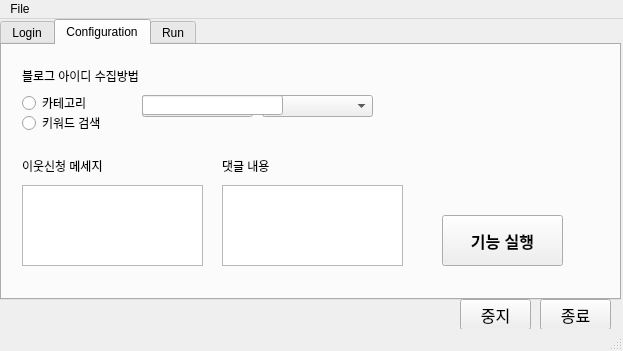
<?xml version="1.0" encoding="UTF-8"?>
<ui version="4.0">
 <class>MainWindow</class>
 <widget class="QMainWindow" name="MainWindow">
  <property name="geometry">
   <rect>
    <x>0</x>
    <y>0</y>
    <width>623</width>
    <height>351</height>
   </rect>
  </property>
  <property name="windowTitle">
   <string>Blog Manager</string>
  </property>
  <widget class="QWidget" name="centralwidget">
   <widget class="QTabWidget" name="tab_main">
    <property name="geometry">
     <rect>
      <x>0</x>
      <y>0</y>
      <width>621</width>
      <height>281</height>
     </rect>
    </property>
    <property name="currentIndex">
     <number>1</number>
    </property>
    <widget class="QWidget" name="tab_login">
     <attribute name="title">
      <string>Login</string>
     </attribute>
     <widget class="QLineEdit" name="lineEdit_username">
      <property name="geometry">
       <rect>
        <x>90</x>
        <y>120</y>
        <width>181</width>
        <height>31</height>
       </rect>
      </property>
      <property name="font">
       <font>
        <family>Arial</family>
        <pointsize>12</pointsize>
       </font>
      </property>
      <property name="cursor">
       <cursorShape>IBeamCursor</cursorShape>
      </property>
      <property name="inputMask">
       <string/>
      </property>
      <property name="text">
       <string/>
      </property>
      <property name="maxLength">
       <number>30</number>
      </property>
      <property name="placeholderText">
       <string/>
      </property>
      <property name="clearButtonEnabled">
       <bool>false</bool>
      </property>
     </widget>
     <widget class="QLineEdit" name="lineEdit_password">
      <property name="geometry">
       <rect>
        <x>90</x>
        <y>160</y>
        <width>181</width>
        <height>31</height>
       </rect>
      </property>
      <property name="font">
       <font>
        <family>Arial Black</family>
        <pointsize>12</pointsize>
       </font>
      </property>
      <property name="cursor">
       <cursorShape>IBeamCursor</cursorShape>
      </property>
      <property name="inputMask">
       <string/>
      </property>
      <property name="text">
       <string/>
      </property>
      <property name="maxLength">
       <number>30</number>
      </property>
      <property name="echoMode">
       <enum>QLineEdit::Password</enum>
      </property>
      <property name="placeholderText">
       <string/>
      </property>
      <property name="clearButtonEnabled">
       <bool>false</bool>
      </property>
     </widget>
     <widget class="QLabel" name="label_1">
      <property name="geometry">
       <rect>
        <x>50</x>
        <y>120</y>
        <width>31</width>
        <height>21</height>
       </rect>
      </property>
      <property name="font">
       <font>
        <pointsize>10</pointsize>
        <weight>75</weight>
        <bold>true</bold>
       </font>
      </property>
      <property name="text">
       <string>ID</string>
      </property>
     </widget>
     <widget class="QLabel" name="label_2">
      <property name="geometry">
       <rect>
        <x>50</x>
        <y>160</y>
        <width>31</width>
        <height>21</height>
       </rect>
      </property>
      <property name="font">
       <font>
        <pointsize>10</pointsize>
        <weight>75</weight>
        <bold>true</bold>
       </font>
      </property>
      <property name="text">
       <string>PW</string>
      </property>
     </widget>
     <widget class="QPushButton" name="pushButton_login">
      <property name="geometry">
       <rect>
        <x>290</x>
        <y>130</y>
        <width>61</width>
        <height>51</height>
       </rect>
      </property>
      <property name="text">
       <string>로그인</string>
      </property>
     </widget>
     <widget class="QLabel" name="label">
      <property name="geometry">
       <rect>
        <x>50</x>
        <y>45</y>
        <width>191</width>
        <height>41</height>
       </rect>
      </property>
      <property name="font">
       <font>
        <pointsize>20</pointsize>
        <weight>75</weight>
        <bold>true</bold>
       </font>
      </property>
      <property name="text">
       <string>Naver Login</string>
      </property>
     </widget>
    </widget>
    <widget class="QWidget" name="tab_configuration">
     <attribute name="title">
      <string>Configuration</string>
     </attribute>
     <widget class="QLabel" name="label_3">
      <property name="geometry">
       <rect>
        <x>20</x>
        <y>20</y>
        <width>131</width>
        <height>21</height>
       </rect>
      </property>
      <property name="text">
       <string>블로그 아이디 수집방법</string>
      </property>
     </widget>
     <widget class="QRadioButton" name="radioButton_category">
      <property name="geometry">
       <rect>
        <x>20</x>
        <y>50</y>
        <width>90</width>
        <height>16</height>
       </rect>
      </property>
      <property name="text">
       <string>카테고리</string>
      </property>
     </widget>
     <widget class="QRadioButton" name="radioButton_keyword">
      <property name="geometry">
       <rect>
        <x>20</x>
        <y>70</y>
        <width>90</width>
        <height>16</height>
       </rect>
      </property>
      <property name="text">
       <string>키워드 검색</string>
      </property>
     </widget>
     <widget class="QLabel" name="label_4">
      <property name="geometry">
       <rect>
        <x>20</x>
        <y>110</y>
        <width>131</width>
        <height>21</height>
       </rect>
      </property>
      <property name="text">
       <string>이웃신청 메세지</string>
      </property>
     </widget>
     <widget class="QPlainTextEdit" name="plainTextEdit_requestMessage">
      <property name="geometry">
       <rect>
        <x>20</x>
        <y>140</y>
        <width>181</width>
        <height>81</height>
       </rect>
      </property>
     </widget>
     <widget class="QComboBox" name="comboBox_mainCategory">
      <property name="geometry">
       <rect>
        <x>140</x>
        <y>50</y>
        <width>111</width>
        <height>22</height>
       </rect>
      </property>
     </widget>
     <widget class="QComboBox" name="comboBox_subCategory">
      <property name="geometry">
       <rect>
        <x>260</x>
        <y>50</y>
        <width>111</width>
        <height>22</height>
       </rect>
      </property>
     </widget>
     <widget class="QLineEdit" name="lineEdit_keyword">
      <property name="geometry">
       <rect>
        <x>140</x>
        <y>50</y>
        <width>141</width>
        <height>20</height>
       </rect>
      </property>
     </widget>
     <widget class="QPushButton" name="pushButton_run">
      <property name="geometry">
       <rect>
        <x>440</x>
        <y>170</y>
        <width>121</width>
        <height>51</height>
       </rect>
      </property>
      <property name="font">
       <font>
        <pointsize>12</pointsize>
        <weight>75</weight>
        <bold>true</bold>
       </font>
      </property>
      <property name="text">
       <string>기능 실행</string>
      </property>
     </widget>
     <widget class="QPlainTextEdit" name="plainTextEdit_postComment">
      <property name="geometry">
       <rect>
        <x>220</x>
        <y>140</y>
        <width>181</width>
        <height>81</height>
       </rect>
      </property>
     </widget>
     <widget class="QLabel" name="label_6">
      <property name="geometry">
       <rect>
        <x>220</x>
        <y>110</y>
        <width>131</width>
        <height>21</height>
       </rect>
      </property>
      <property name="text">
       <string>댓글 내용</string>
      </property>
     </widget>
    </widget>
    <widget class="QWidget" name="tab_run">
     <attribute name="title">
      <string>Run</string>
     </attribute>
     <widget class="QPlainTextEdit" name="plainTextEdit_run">
      <property name="geometry">
       <rect>
        <x>10</x>
        <y>70</y>
        <width>591</width>
        <height>181</height>
       </rect>
      </property>
      <property name="readOnly">
       <bool>true</bool>
      </property>
     </widget>
     <widget class="QProgressBar" name="progressBar_run">
      <property name="geometry">
       <rect>
        <x>10</x>
        <y>20</y>
        <width>591</width>
        <height>16</height>
       </rect>
      </property>
      <property name="value">
       <number>24</number>
      </property>
     </widget>
     <widget class="QLabel" name="label_run">
      <property name="geometry">
       <rect>
        <x>70</x>
        <y>40</y>
        <width>511</width>
        <height>21</height>
       </rect>
      </property>
      <property name="text">
       <string/>
      </property>
     </widget>
     <widget class="QLabel" name="label_5">
      <property name="geometry">
       <rect>
        <x>10</x>
        <y>40</y>
        <width>56</width>
        <height>21</height>
       </rect>
      </property>
      <property name="text">
       <string>진행상황:</string>
      </property>
     </widget>
    </widget>
   </widget>
   <widget class="QPushButton" name="pushButton_quit">
    <property name="geometry">
     <rect>
      <x>540</x>
      <y>280</y>
      <width>71</width>
      <height>31</height>
     </rect>
    </property>
    <property name="font">
     <font>
      <pointsize>12</pointsize>
      <weight>50</weight>
      <bold>false</bold>
     </font>
    </property>
    <property name="text">
     <string>종료</string>
    </property>
   </widget>
   <widget class="QPushButton" name="pushButton_stop">
    <property name="geometry">
     <rect>
      <x>460</x>
      <y>280</y>
      <width>71</width>
      <height>31</height>
     </rect>
    </property>
    <property name="font">
     <font>
      <pointsize>12</pointsize>
      <weight>50</weight>
      <bold>false</bold>
     </font>
    </property>
    <property name="text">
     <string>중지</string>
    </property>
   </widget>
  </widget>
  <widget class="QMenuBar" name="menubar">
   <property name="geometry">
    <rect>
     <x>0</x>
     <y>0</y>
     <width>623</width>
     <height>21</height>
    </rect>
   </property>
   <widget class="QMenu" name="menuFile">
    <property name="title">
     <string>File</string>
    </property>
   </widget>
   <addaction name="menuFile"/>
  </widget>
  <widget class="QStatusBar" name="statusbar"/>
 </widget>
 <resources/>
 <connections/>
</ui>
